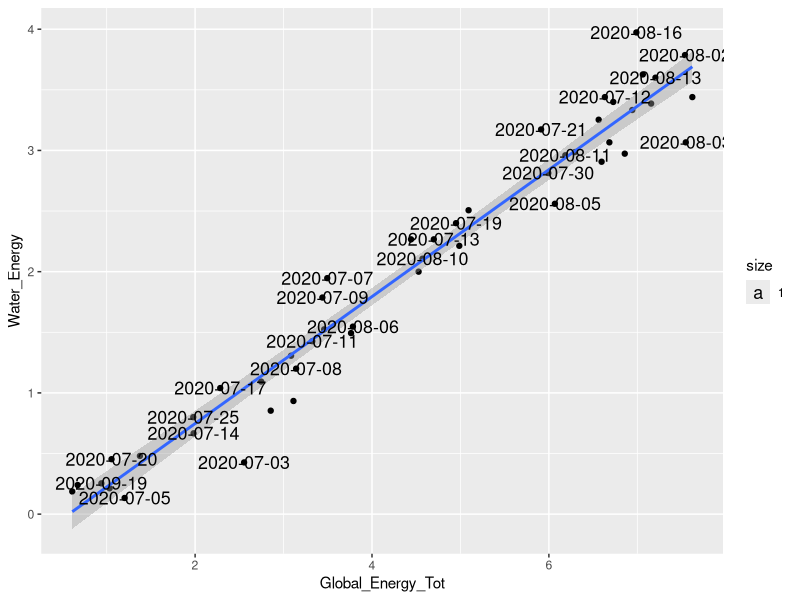
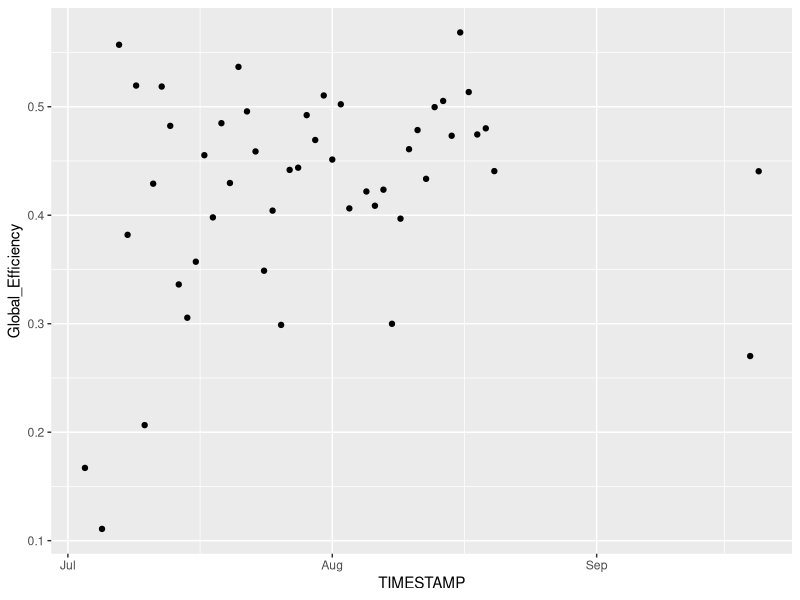
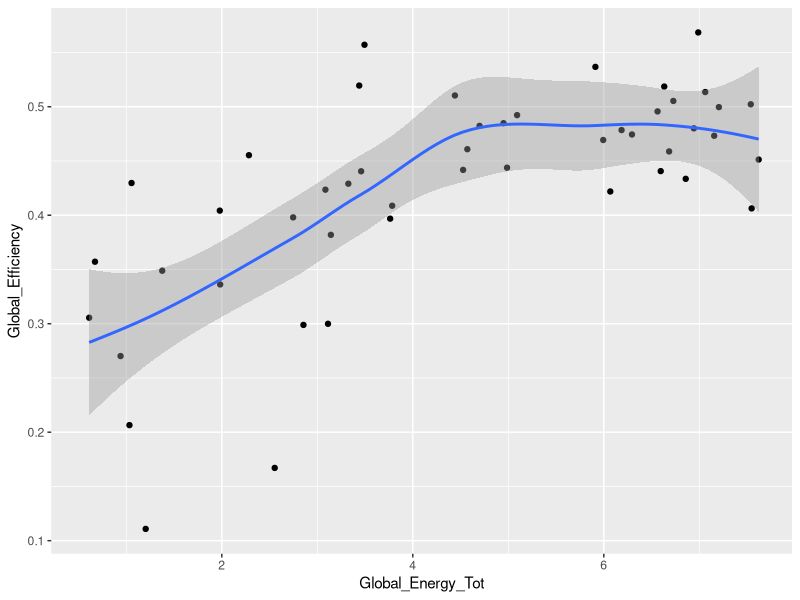
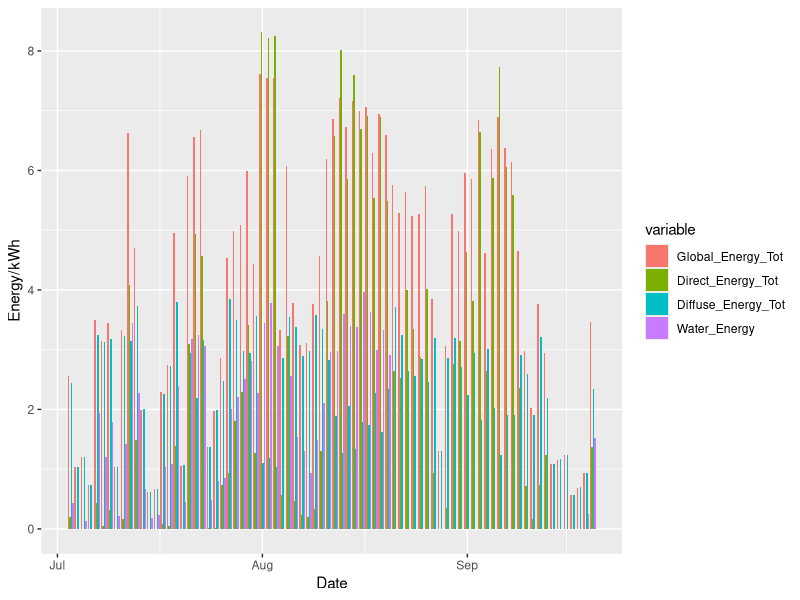

R code for these plots, in order:
##Get solar still water daily production data
setwd("D:/R/Solar Still")
library(lubridate)
data_record <- as.Date("2020-07-03")
data_small <- as.Date("2020-09-15")
SolarWater <- read.csv(file = "Foam Bottom Interfacial Solar Still Water Production.csv", header = FALSE, stringsAsFactors = FALSE)
SolarWater_Day <- c(SolarWater[1, 1], SolarWater[1, 2])
for(i in 2:(length(SolarWater)/2)){
  daydata <- c(SolarWater[1, 2*i-1], SolarWater[1, 2*i])
  SolarWater_Day <- rbind(SolarWater_Day, daydata)
}
SolarWater_Day <- as.data.frame(SolarWater_Day, stringsAsFactors = FALSE)
names(SolarWater_Day) <- c("Date", "Water_Production")
row.names(SolarWater_Day) <- SolarWater_Day[, 1]
SolarWater_Day$Date <- ymd(SolarWater_Day$Date)
SolarWater_Day <- SolarWater_Day[SolarWater_Day$Date >= data_record, ]
SolarWater_Day$Water_Production[SolarWater_Day$Date <= data_small] <- as.numeric(SolarWater_Day$Water_Production[SolarWater_Day$Date <= data_small])/(0.5*0.5)/1000
SolarWater_Day$Water_Production[SolarWater_Day$Date > data_small] <- as.numeric(SolarWater_Day$Water_Production[SolarWater_Day$Date > data_small])/(0.5*0.42)/1000
SolarWater_Day$Water_Production <- as.numeric(SolarWater_Day$Water_Production)
SolarWater_Day$Water_Energy <- SolarWater_Day$Water_Production/1.5

##Get solar environment daily data
setwd("D:/R/Solar Still")
library(lubridate)
SolarEnv_Day <- read.csv(file = "CR1000_BSRN1000_Day200921.csv", skip = 1, stringsAsFactors = FALSE)
##SolarEnvUnit_Day <- SolarEnv_Day[1, ]
SolarEnv_Day <- SolarEnv_Day[c(-1, -2), ] ##Delete two rows of unit
SolarEnv_Day$TIMESTAMP <- as.Date(ymd_hms(SolarEnv_Day$TIMESTAMP))
SolarEnv_Day$TIMESTAMP <- SolarEnv_Day$TIMESTAMP - ddays(1)
SolarEnv_Day[, 2:39] <- lapply(SolarEnv_Day[, 2:39], as.numeric)
##Select data column and analysis
datacol <- c("TIMESTAMP", "Global_Energy_Tot", "Direct_Energy_Tot", "Diffuse_Energy_Tot")
SolarData_Day <- SolarEnv_Day[c(SolarEnv_Day$TIMESTAMP >= data_record), datacol]
row.names(SolarData_Day) <- SolarData_Day[, 1]
##SolarDataUnit_Day <- SolarEnvUnit_Day[datacol]
SolarData_Day <- merge(SolarData_Day, SolarWater_Day[, c("Date", "Water_Energy")], by.x = "TIMESTAMP", by.y = "Date", all = TRUE)
library(reshape2)
SolarEnergy_Day <- melt(SolarData_Day, id = "TIMESTAMP")
SolarData_Day$Global_Efficiency <- SolarData_Day$Water_Energy/SolarData_Day$Global_Energy_Tot
##SolarData_Day$Direct_Efficiency <- SolarData_Day$Water_Energy/SolarData_Day$Direct_Energy_Tot
write.csv(SolarData_Day, file = "Foam Bottom Interfacial Solar Still Daily Water Production.csv")

library(ggplot2)
##fit1 <- lm(Water_Energy ~ Global_Energy_Tot + Direct_Energy_Tot, data = na.omit(SolarData_Day))
##fit2 <- lm(Water_Energy ~ Global_Energy_Tot, data = na.omit(SolarData_Day))
##fit3 <- lm(Water_Energy ~ poly(Global_Energy_Tot, 2), data = na.omit(SolarData_Day))
##fit4 <- lm(Water_Energy ~ Global_Energy_Tot + I(Global_Energy_Tot^2), data = na.omit(SolarData_Day))
g <- ggplot(na.omit(SolarData_Day), aes(x = Global_Energy_Tot, y = Water_Energy))
g + geom_point() + geom_smooth(method = "lm") + geom_text(data = na.omit(SolarData_Day), aes(label = TIMESTAMP, size = 1), check_overlap = TRUE)
q <- ggplot(data = SolarData_Day, aes(TIMESTAMP, Global_Efficiency))
q + geom_point()
o <- ggplot(data = SolarData_Day, aes(Global_Energy_Tot, Global_Efficiency))
o + geom_point() + geom_smooth()
##r <- ggplot(data = SolarData_Day, aes(Direct_Energy_Tot, Global_Efficiency))
##r + geom_point()
p <- ggplot(SolarEnergy_Day, aes(TIMESTAMP, value, fill = variable))
p + geom_bar(stat = 'identity', position='dodge') + labs(x = "Date", y = "Energy/kWh") 
##geom_text(data = SolarData_Day, aes(label = Global_Efficiency, position = position_dodge(width = 1), size = 3))
##ggplot() + geom_bar(data = SolarEnergy_Day, aes(TIMESTAMP, value, fill = variable), stat = 'identity', position='dodge') + 
  ##geom_point(data = SolarData_Day, aes(TIMESTAMP, Global_Efficiency)) + geom_text()
